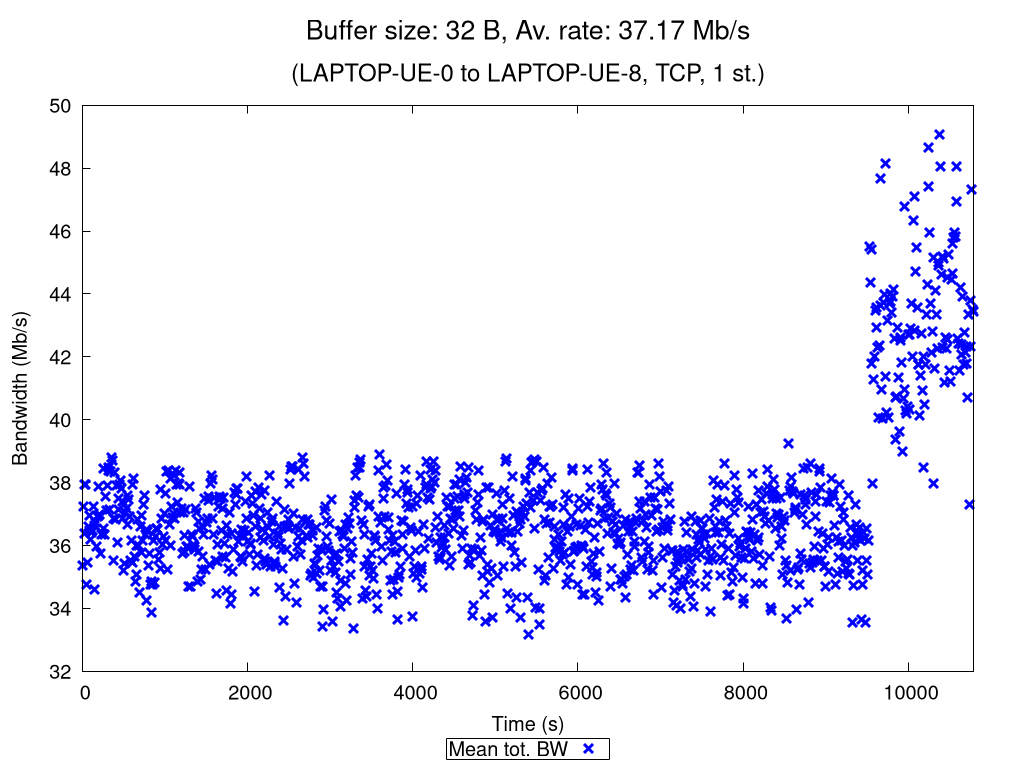

Write the gnuplot code that produced this figure.
set terminal pngcairo nocrop enhanced size 1024,768 font "Verdana,15"
set output "TCP_1_st_2020_10_28_20-03-35_one2two_00032B.png"

set title "{/=20 Buffer size: 32 B, Av. rate: 37.17 Mb/s}\n\n{/=18 (LAPTOP-UE-0 to LAPTOP-UE-8, TCP, 1 st.)}"

set xlabel "Time (s)"
set ylabel "Bandwidth (Mb/s)"
set ytics nomirror
set key bmargin center horizontal box samplen 1 width -1
set bmargin 4.6
set rmargin 4.5

rf = 1000000.0  # rate factor
set style fill transparent solid 0.2 noborder
set autoscale xfix
plot "TCP_1_st_2020_10_28_20-03-35_one2two_00032B_iperf_processed.dat" using 1:($2/rf-$3/rf):($2/rf+$3/rf) with filledcurves lc rgb "blue" notitle, \
     "" using 1:($2/rf) with points pt 2 ps 1.5 lw 3 lc rgb "blue" title "Mean tot. BW", \
